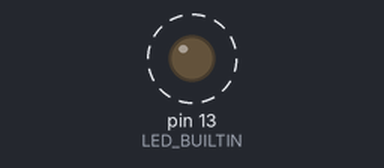
The sketch below on a simulated Arduino Mega 2560, built with avr-gcc and run on an emulated ATmega2560. Shown: output pins drawn as LEDs (lit = HIGH). Dashed ring = blinking. What the sketch prints to the serial monitor is not drawn.

Above: at 0.6 s.
Timing chart, 0 to 3.0 s (numbered marks = the images above):
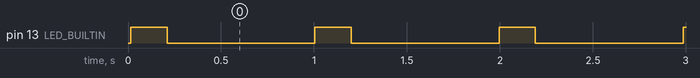

The sketch:

sketch.ino
```cpp
#include <Arduino_FreeRTOS.h>
#include <Wire.h>

// ================================================
// FreeRTOS Multi-Task Sensor Monitor
// Tasks: SensorRead (Priority 2), UartLogger (Priority 1), Heartbeat (Priority 1)
// Protocols: I2C (Wire), UART (Serial)
// Platform: Arduino Mega (Wokwi simulation)
// ================================================

volatile float g_temperature = 0;
volatile float g_humidity = 0;
volatile bool g_data_ready = false;

// Simulate I2C sensor read
float simulateTemp() {
  static float t = 24.0;
  t += 0.3;
  if (t > 32.0) t = 24.0;
  return t;
}

float simulateHum() {
  static float h = 55.0;
  h += 0.5;
  if (h > 75.0) h = 55.0;
  return h;
}

// Task 1: Read sensor every 1 second (highest priority)
void taskSensorRead(void *pvParameters) {
  Serial.println("[TASK1] Sensor task started");
  for(;;) {
    g_temperature = simulateTemp();
    g_humidity = simulateHum();
    g_data_ready = true;
    Serial.print("[TASK1] Temp=");
    Serial.print(g_temperature);
    Serial.print("C Hum=");
    Serial.print(g_humidity);
    Serial.println("%");
    vTaskDelay(1000 / portTICK_PERIOD_MS);
  }
}

// Task 2: Log data over UART
void taskUartLogger(void *pvParameters) {
  Serial.println("[TASK2] Logger started");
  int count = 0;
  for(;;) {
    if (g_data_ready) {
      g_data_ready = false;
      count++;
      Serial.print("[TASK2] LOG #");
      Serial.print(count);
      Serial.print(" Temp=");
      Serial.print(g_temperature);
      Serial.print("C Hum=");
      Serial.print(g_humidity);
      Serial.println("% STATUS=OK");
    }
    vTaskDelay(1100 / portTICK_PERIOD_MS);
  }
}

// Task 3: Heartbeat LED blink
void taskHeartbeat(void *pvParameters) {
  Serial.println("[TASK3] Heartbeat started");
  pinMode(LED_BUILTIN, OUTPUT);
  for(;;) {
    digitalWrite(LED_BUILTIN, HIGH);
    vTaskDelay(200 / portTICK_PERIOD_MS);
    digitalWrite(LED_BUILTIN, LOW);
    vTaskDelay(800 / portTICK_PERIOD_MS);
  }
}

void setup() {
  Serial.begin(115200);
  Wire.begin();
  Serial.println("FreeRTOS Sensor Monitor");
  Serial.println("3 Tasks: SensorRead, UartLogger, Heartbeat");
  xTaskCreate(taskSensorRead, "SensorRead", 256, NULL, 2, NULL);
  xTaskCreate(taskUartLogger, "UartLogger", 256, NULL, 1, NULL);
  xTaskCreate(taskHeartbeat,  "Heartbeat",  128, NULL, 1, NULL);
}

void loop() {}
```

Measured:
- by itself, pin 13 (LED_BUILTIN): alternates HIGH for 0.20 s and LOW for 0.80 s
